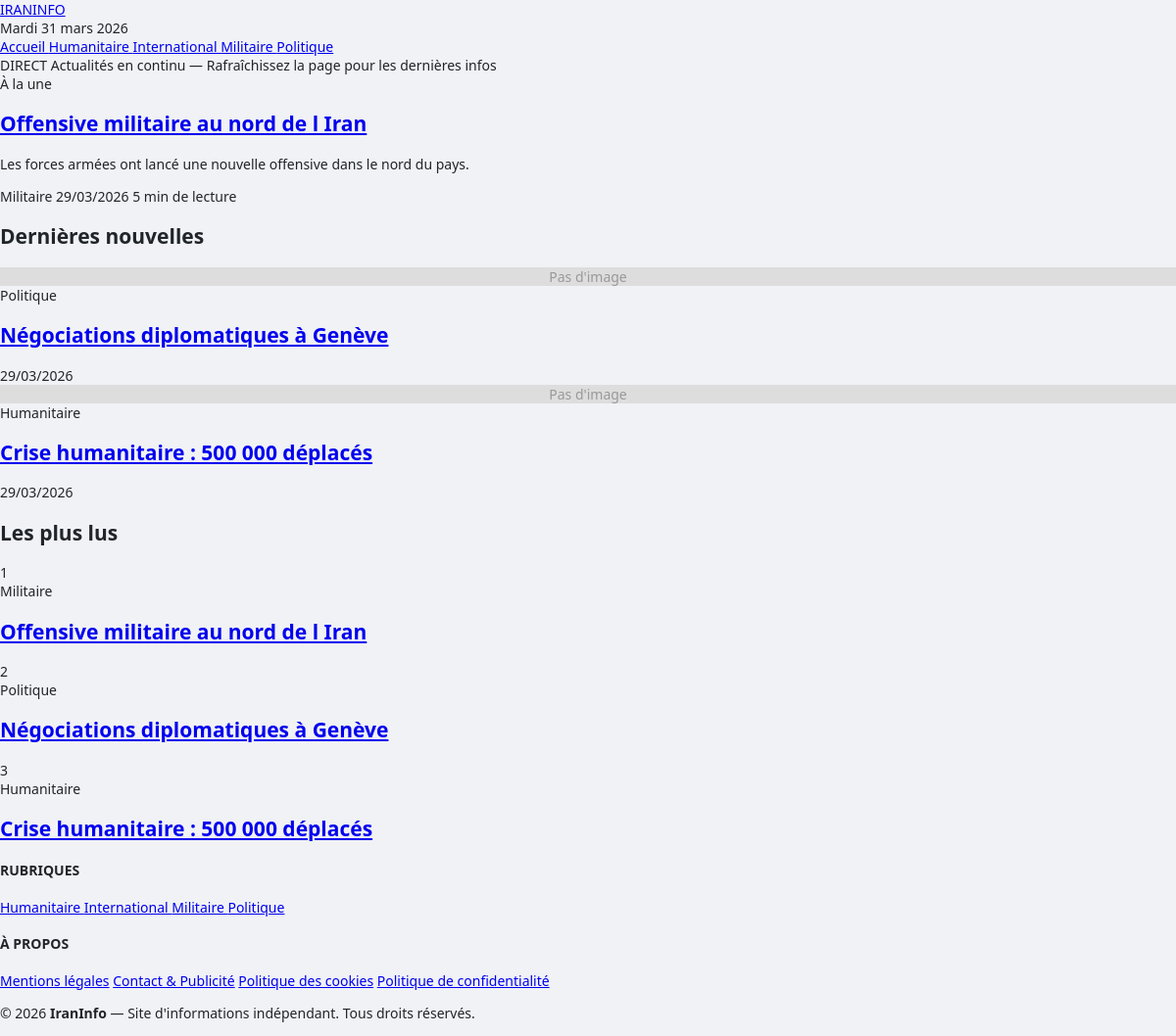
The page /frontoffice/src/index.php on the database as committed earlier.
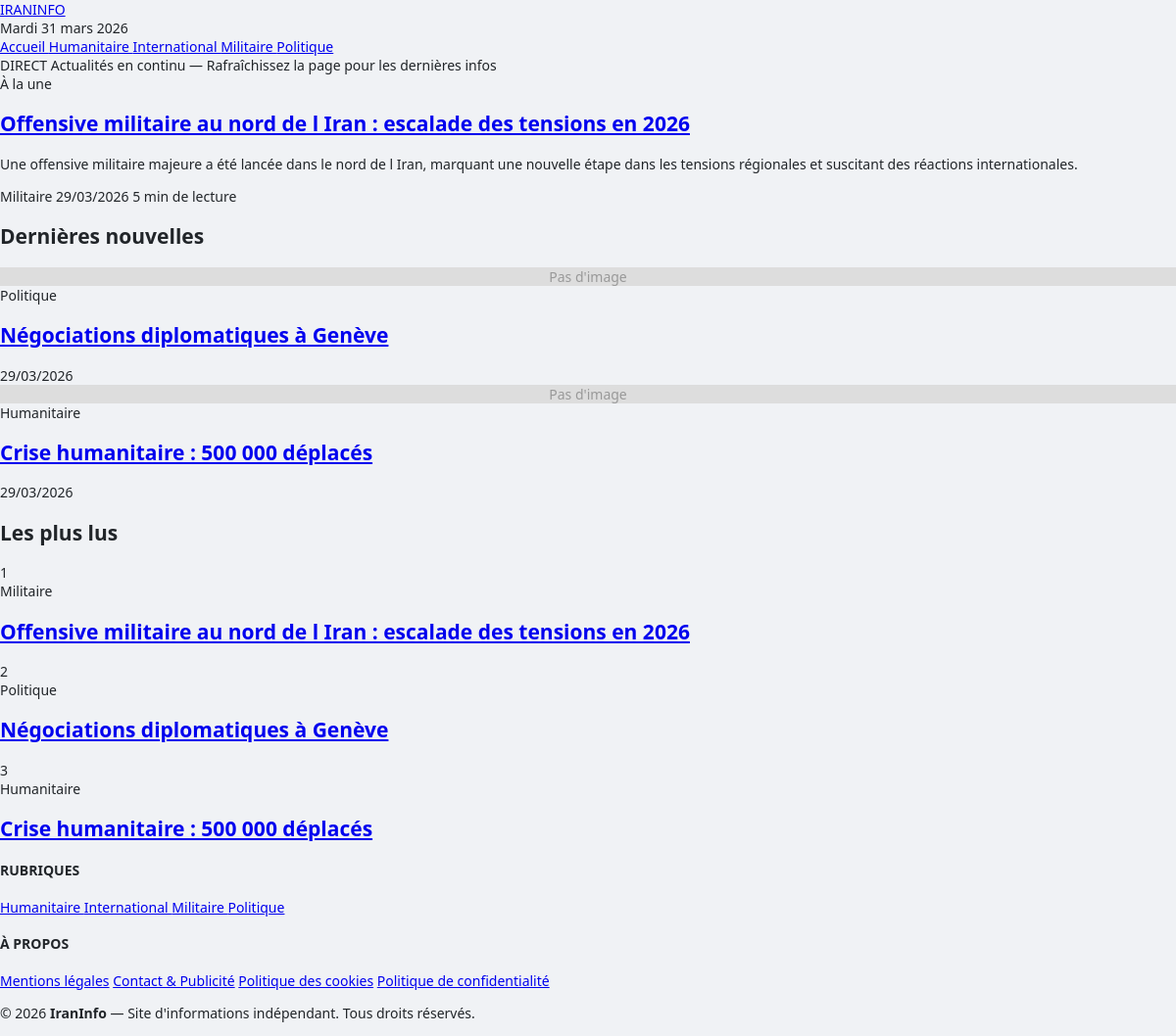
The same page on the database as committed later.
### tables this page shows
CREATE TABLE IF NOT EXISTS categories (
  id          INT AUTO_INCREMENT PRIMARY KEY,
  nom         VARCHAR(100) NOT NULL,
  slug        VARCHAR(100) UNIQUE NOT NULL,
  description TEXT
);

CREATE TABLE IF NOT EXISTS articles (
  id               INT AUTO_INCREMENT PRIMARY KEY,
  titre            VARCHAR(255) NOT NULL,
  slug             VARCHAR(255) UNIQUE NOT NULL,
  contenu          LONGTEXT,
  resume           TEXT,
  image            VARCHAR(255),
  alt_image        VARCHAR(255),
  date_publication DATETIME DEFAULT CURRENT_TIMESTAMP,
  statut           ENUM('publie','brouillon','planifie') DEFAULT 'brouillon',
  categorie_id     INT,
  user_id          INT,
  created_at       DATETIME DEFAULT CURRENT_TIMESTAMP,
  updated_at       DATETIME DEFAULT CURRENT_TIMESTAMP ON UPDATE CURRENT_TIMESTAMP,
  FOREIGN KEY (categorie_id) REFERENCES categories(id) ON DELETE SET NULL,
  FOREIGN KEY (user_id)      REFERENCES users(id)      ON DELETE SET NULL
);

### frontoffice/src/includes/db.php (called while the page is built, shortened)
<?php
$host = $_ENV['DB_HOST'] ?? getenv('DB_HOST') ?: 'db';
$db   = $_ENV['DB_NAME'] ?? getenv('DB_NAME') ?: 'guerre_iran';
$user = $_ENV['DB_USER'] ?? getenv('DB_USER') ?: 'user';
$pass = $_ENV['DB_PASS'] ?? getenv('DB_PASS') ?: 'password';
try {
    $pdo = new PDO(
        "mysql:host=$host;dbname=$db;charset=utf8mb4",
        $user, $pass,
        [
            PDO::ATTR_ERRMODE            => PDO::ERRMODE_EXCEPTION,
            PDO::ATTR_DEFAULT_FETCH_MODE => PDO::FETCH_ASSOC,
            PDO::ATTR_EMULATE_PREPARES   => false,
        ]
    );
} catch (PDOException $e) {
    die('Erreur connexion BDD : ' . $e->getMessage());
}
function getArticles(): array {
    global $pdo;
    $st = $pdo->query(
        "SELECT id, titre, slug, resume, image, alt_image, categorie_id,
                date_publication, statut
         FROM articles
         WHERE statut = 'publie'
         AND date_publication <= NOW()
         ORDER BY date_publication DESC"
    );
    return $st->fetchAll() ?: [];
}
function getRecentArticles(int $limit = 5): array {
    global $pdo;
    $st = $pdo->prepare(
        "SELECT id, titre, slug, resume, image, alt_image, categorie_id,
                date_publication, statut
         FROM articles
         WHERE statut = 'publie' AND date_publication <= NOW()
         ORDER BY date_publication DESC
         LIMIT ?"
    );
    $st->execute([$limit]);
    return $st->fetchAll() ?: [];
}
function getCategories(): array {
    global $pdo;
    $st = $pdo->query(
        "SELECT c.id, c.nom, c.slug, c.description,
                COUNT(a.id) as nb_articles
         FROM categories c
         LEFT JOIN articles a ON c.id = a.categorie_id
                AND a.statut = 'publie'
                AND a.date_publication <= NOW()
         GROUP BY c.id
         ORDER BY c.nom ASC"
    );
    return $st->fetchAll() ?: [];
}
function getCategoryById(int $id): ?array {
    global $pdo;
    $st = $pdo->prepare(
        "SELECT id, nom, slug, description FROM categories WHERE id = ?"
    );
    $st->execute([$id]);
    return $st->fetch() ?: null;
}
function formatDate(string $date, string $format = 'd/m/Y'): string {
    return date($format, strtotime($date));
}
function truncate(string $text, int $length = 150): string {
    if (strlen($text) <= $length) return $text;
    return substr($text, 0, $length) . '…';
}

### frontoffice/src/pages/home.php (the view, shortened to what this page needs)
<?php
$articles = getArticles();
$recentArticles = getRecentArticles(4);
include 'includes/header.php';
?>
<?php if (!empty($articles)): ?>
    <article class="hero">
        <div class="hero-content">
            <span class="hero-badge">À la une</span>
            <h1 class="hero-title">
                <a href="/article/<?= htmlspecialchars($articles[0]['slug']) ?>">
                    <?= htmlspecialchars($articles[0]['titre']) ?>
                </a>
            </h1>
            <p class="hero-resume">
                <?= htmlspecialchars(truncate($articles[0]['resume'], 200)) ?>
            </p>
            <div class="hero-meta">
                <span class="cat">
                    <?php
                        $cat = getCategoryById($articles[0]['categorie_id']);
                        echo $cat ? htmlspecialchars($cat['nom']) : 'Non catégorisé';
                    ?>
                </span>
                <span><?= formatDate($articles[0]['date_publication']) ?></span>
                <span>5 min de lecture</span>
            </div>
        </div>
    </article>
<?php endif; ?>
<h2 class="section-title"><span>Dernières nouvelles</span></h2>
<div class="grid">
    <?php
        for ($i = 1; $i < min(5, count($articles)); $i++):
            $article = $articles[$i];
            $category = getCategoryById($article['categorie_id']);
    ?>
        <article class="art-card">
            <div class="art-card-img">
                <?php if ($article['image']): ?>
                    <img src="/uploads/<?= htmlspecialchars($article['image']) ?>"
                         alt="<?= htmlspecialchars($article['alt_image'] ?? $article['titre']) ?>"
                         loading="lazy">
                <?php else: ?>
                    <div style="width:100%;height:100%;background:#ddd;display:flex;align-items:center;justify-content:center;color:#999">
                        Pas d'image
                    </div>
                <?php endif; ?>
            </div>
            <div class="art-card-body">
                <div class="art-cat">
                    <?= $category ? htmlspecialchars($category['nom']) : 'Non catégorisé' ?>
                </div>
                <h2 class="art-title">
                    <a href="/article/<?= htmlspecialchars($article['slug']) ?>">
                        <?= htmlspecialchars($article['titre']) ?>
                    </a>
                </h2>
                <div class="art-date"><?= formatDate($article['date_publication']) ?></div>
            </div>
        </article>
    <?php endfor; ?>
</div>
<h2 class="section-title"><span>Les plus lus</span></h2>
<div class="list-section">
    <?php
        $count = min(3, count($recentArticles));
        for ($i = 0; $i < $count; $i++):
            $article = $recentArticles[$i];
            $category = getCategoryById($article['categorie_id']);
    ?>
        <article class="list-item">
            <div class="list-num"><?= $i + 1 ?></div>
            <div class="list-content">
                <div class="list-cat">
                    <?= $category ? htmlspecialchars($category['nom']) : 'Non catégorisé' ?>
                </div>
                <h2 class="list-title">
                    <a href="/article/<?= htmlspecialchars($article['slug']) ?>">
                        <?= htmlspecialchars($article['titre']) ?>
                    </a>
                </h2>
            </div>
        </article>
    <?php endfor; ?>
</div>
<?php include 'includes/footer.php'; ?>

### frontoffice/src/index.php (shortened to what this page needs)
<?php
require_once 'includes/db.php';
$page = $_GET['page'] ?? 'home';
$pages = ['home', 'article', 'categorie'];
if (in_array($page, $pages)) {
    include 'pages/' . $page . '.php';
}

### frontoffice/src/includes/header.php (shortened to what this page needs)
<?php
$categories = getCategories();
?>
<!DOCTYPE html>
<html lang="fr" dir="ltr">
<head>
    <link rel="stylesheet" href="/assets/css/style.css" media="screen">
</head>
<body>
<header class="site-header" role="banner">
    <div class="header-top">
        <div class="site-logo">
            <a href="/" title="Retour à l'accueil">IRAN<span>INFO</span></a>
        </div>
        <time class="header-date" datetime="<?= date('Y-m-d') ?>">
            <?php
                $jours = ['Sunday' => 'Dimanche', 'Monday' => 'Lundi', 'Tuesday' => 'Mardi',
                         'Wednesday' => 'Mercredi', 'Thursday' => 'Jeudi', 'Friday' => 'Vendredi', 'Saturday' => 'Samedi'];
                $mois = ['January' => 'janvier', 'February' => 'février', 'March' => 'mars', 'April' => 'avril',
                        'May' => 'mai', 'June' => 'juin', 'July' => 'juillet', 'August' => 'août',
                        'September' => 'septembre', 'October' => 'octobre', 'November' => 'novembre', 'December' => 'décembre'];
                $jour = $jours[date('l')] ?? date('l');
                $mois_n = $mois[date('F')] ?? date('F');
                echo ucfirst($jour) . ' ' . date('d') . ' ' . $mois_n . ' ' . date('Y');
            ?>
        </time>
    </div>
    <nav class="nav-bar" role="navigation" aria-label="Navigation principale">
        <a href="/" class="<?= strpos($_SERVER['REQUEST_URI'], '/') === 0 && $_SERVER['REQUEST_URI'] === '/' ? 'act' : '' ?>" title="Retour à l'accueil">
            Accueil
        </a>
        <?php foreach ($categories as $cat): ?>
            <a href="/categorie/<?= htmlspecialchars($cat['slug']) ?>"
               class="<?= isset($_GET['page']) && $_GET['page'] === 'categorie' && isset($_GET['slug']) && $_GET['slug'] === $cat['slug'] ? 'act' : '' ?>"
               title="Articles : <?= htmlspecialchars($cat['nom']) ?>">
                <?= htmlspecialchars($cat['nom']) ?>
            </a>
        <?php endforeach; ?>
    </nav>
    <div class="breaking" role="alert">
        <span class="breaking-label">DIRECT</span>
        <span>Actualités en continu — Rafraîchissez la page pour les dernières infos</span>
    </div>
</header>
<div class="wrap" role="main">

### frontoffice/src/includes/footer.php (shortened to what this page needs)
</div>
<footer class="site-footer" role="contentinfo">
    <div class="footer-grid">
        <div class="footer-col">
            <h4>RUBRIQUES</h4>
            <?php foreach ($categories as $cat): ?>
                <a href="/categorie/<?= htmlspecialchars($cat['slug']) ?>" title="Voir tous les articles : <?= htmlspecialchars($cat['nom']) ?>">
                    <?= htmlspecialchars($cat['nom']) ?>
                </a>
            <?php endforeach; ?>
        </div>
        <div class="footer-col">
            <h4>À PROPOS</h4>
            <a href="#mentions" title="Consulter les mentions légales">Mentions légales</a>
            <a href="#contact" title="Nous contacter">Contact & Publicité</a>
            <a href="#cookies" title="Gestion des cookies">Politique des cookies</a>
            <a href="#donnees" title="Confidentialité">Politique de confidentialité</a>
        </div>
    </div>
    <div class="footer-bottom">
        <p>&copy; 2026 <strong>IranInfo</strong> — Site d'informations indépendant. Tous droits réservés.</p>
    </div>
</footer>
</body>
</html>

### backoffice/src/assets/css/style.css (style rules this page uses)
:root { --primary: #212529; --primary-light: #495057; --success: #198754; --info: #0dcaf0; --warning: #ffc107; --danger: #dc3545; --secondary: #6c757d; --light: #f8f9fa; --border: #e3e6ef; --bg: #f0f2f5; --white: #ffffff; --shadow: 0 2px 8px rgba(0,0,0,0.08); --radius: 10px; }
* { box-sizing: border-box; }
body { background: var(--bg); font-family: 'Segoe UI', -apple-system, BlinkMacSystemFont, sans-serif; font-size: 14px; color: var(--primary); margin: 0; }

Rows that differ between the two databases and show on the page:
changed articles "Militaire": titre "Offensive militaire au nord de l Iran" → "Offensive militaire au nord de l Iran : escalade des tensions en 2026"; resume "Les forces armées ont lancé une nouvelle offensive dans le nord du pays." → "Une offensive militaire majeure a été lancée dans le nord de l Iran, marquant une nouvelle étape dans les tensions régionales et suscitant des réactions internationales."
